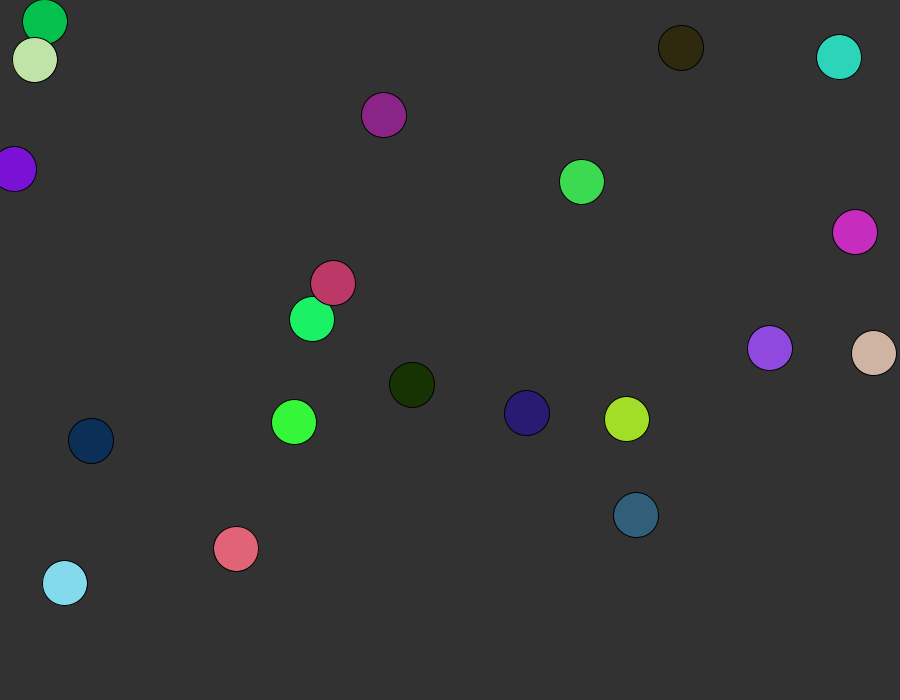
Frame 1 (no input)
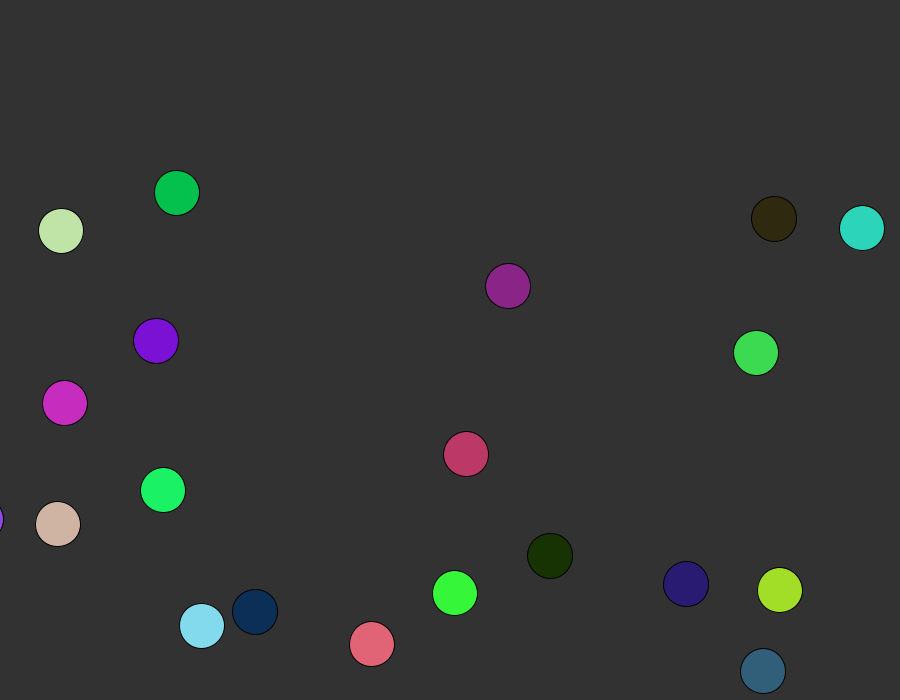
Frame 60 (the mouse pressed at the canvas centre just before this capture)
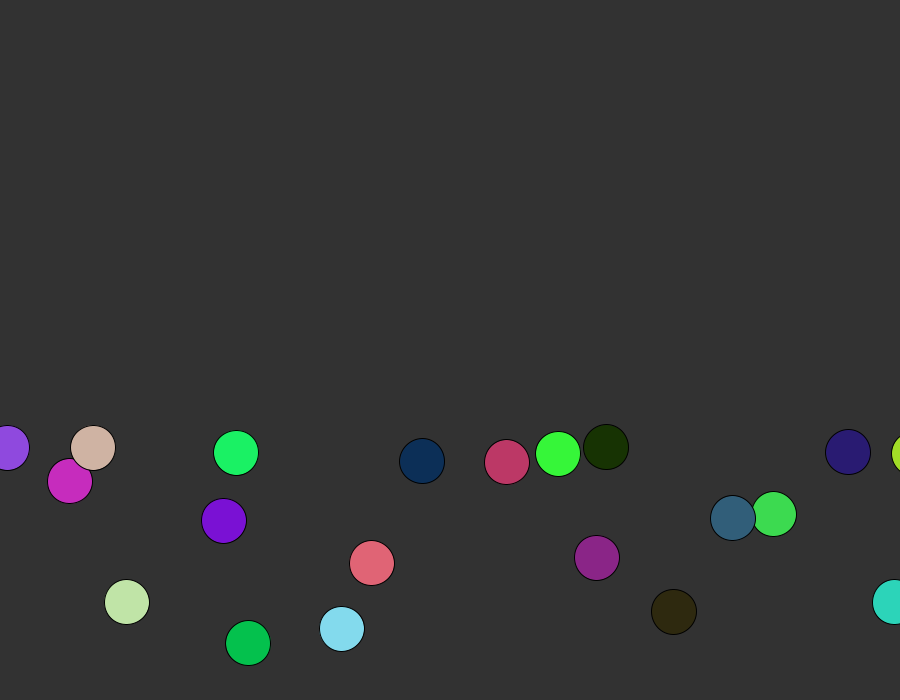
Frame 120 (the mouse held since frame 60 and released just before this capture)

The Processing sketch that drew these frames (run headless with seeded random() and noise(); from frame 60 on, the mouse is pressed at the canvas centre):

// Processing sketch: processing_76261
// ── processing_76261.pde

//Robert Wohlforth  - rwohlfor
//Homework 11
//Copyright Pittsburgh 2012

int figureQuantity = 20, figureWidth;
float[] figureX = new float [figureQuantity], figureY = new float [figureQuantity], figureDX = new float [figureQuantity], figureDY = new float [figureQuantity];
color[] figureColor = new color [figureQuantity];

void setup()
{
  size(900, 700);
figureWidth = width/20;
for (int n = 0; n < figureQuantity; n++)
{figureX[n] = random (0,width);
figureY[n] = random (0,height);
figureDX[n] = random (2,3);
figureColor[n] = color(random (0,255), random (0,255), random (0,255));
}
}

void draw()
{drawBackground();
  drawFigure();
moveFigure();
wrapFigure();
bounceFigure();
gravity();
collision();
}

void drawBackground()
{background (50);
}


void drawFigure()
{for (int n = 0; n < figureQuantity; n++)
{
fill(figureColor[n]);
  ellipse(figureX[n],figureY[n],figureWidth,figureWidth);
}
}

void moveFigure()
{for (int n = 0; n < figureQuantity; n++)
{figureX[n] = figureX[n] + figureDX[n];
figureY[n] = figureY[n] + figureDY[n];
}
}

void wrapFigure()
{for (int n = 0; n < figureQuantity; n++)
{
  if (figureX[n] > width + (figureWidth/2) + 1)
  {figureX[n] = -figureWidth/2;
  }
  if (figureX[n] < -figureWidth/2 - 1)
  {figureX[n] = width + (figureWidth/2);
  }
}
}

void bounceFigure()
{for (int n = 0; n < figureQuantity; n++)
{
  if (figureY[n] > height - (figureWidth/2))
  {figureY[n] = height - (figureWidth/2) - 1;
    figureDY[n] = -figureDY[n];
  }
}
}

void gravity ()
{for (int n = 0; n < figureQuantity; n++)
{figureDY[n] = figureDY[n] + .1;
}
}

void collision()
{for (int n = 0; n < figureQuantity; n++)
  {for (int i = 0; i < figureQuantity; i++)
    {if (i != n)
      {if (dist(figureX[n], figureY[n], figureX[i], figureY[i]) < figureWidth)
        {if (figureDX[n] > 0)
          {if (figureX[n] < figureX[i])
            {figureDX[n] = -figureDX[n];
            }
          }
         else
           {if (figureX[n] > figureX[i])
            {figureDX[n] = -figureDX[n];
            }
           }
        }
      }
    }
  }
}
